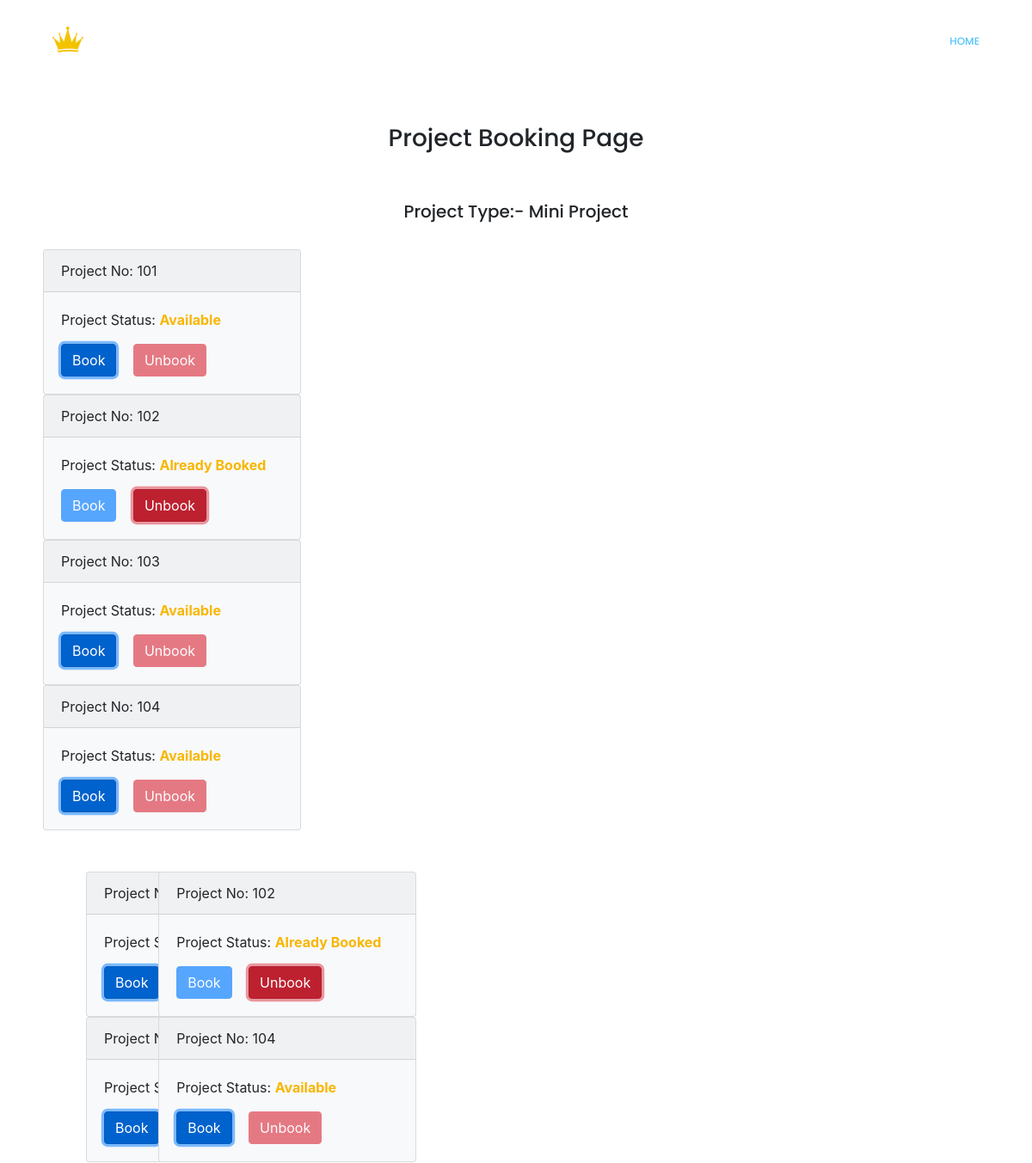
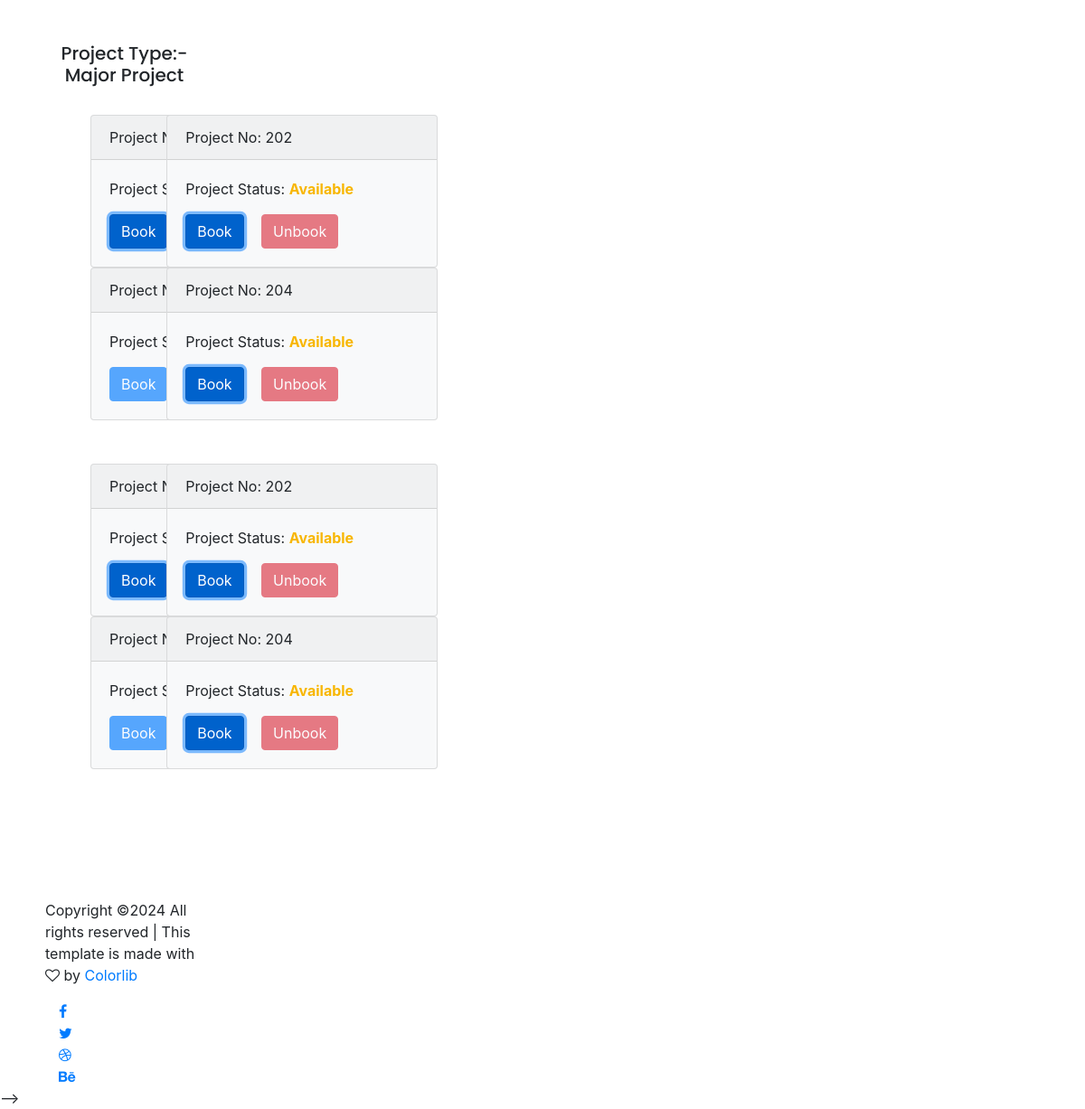
Screenshot of /admin/project.php with the database file from the repository (2 pictures, top to bottom).
### tables this page shows
CREATE TABLE `mini_project` (
  `s_no` int(11) NOT NULL,
  `project_no` int(11) NOT NULL,
  `holder_name` varchar(100) NOT NULL,
  `holder_id` int(11) NOT NULL,
  `holder_mobile` varchar(100) NOT NULL,
  `project_name` varchar(250) NOT NULL,
   
   
   
   
  `status` int(11) NOT NULL
);

CREATE TABLE `major_project` (
  `s_no` int(11) NOT NULL,
  `project_no` int(11) NOT NULL,
  `holder_name` varchar(100) DEFAULT NULL,
  `holder_id` int(11) DEFAULT NULL,
  `holder_mobile` varchar(100) DEFAULT NULL,
  `project_name` varchar(250) DEFAULT NULL,
   
   
   
   
  `status` int(11) NOT NULL
);

### admin/project.php (the view, shortened to what this page needs)
<!doctype html>
<html lang="en">
    <head>
        <link rel="stylesheet" href="../css/bootstrap.css">
        <link rel="stylesheet" href="../vendors/linericon/style.css">
        <link rel="stylesheet" href="../css/font-awesome.min.css">
        <link rel="stylesheet" href="../vendors/owl-carousel/owl.carousel.min.css">
        <link rel="stylesheet" href="../vendors/bootstrap-datepicker/bootstrap-datetimepicker.min.css">
        <link rel="stylesheet" href="../vendors/nice-select/css/nice-select.css">
        <link rel="stylesheet" href="../vendors/owl-carousel/owl.carousel.min.css">
        <link rel="stylesheet" href="../css/style.css">
        <link rel="stylesheet" href="../css/responsive.css">
        <link rel="stylesheet" type="text/css" href="../bootstrap-4.4.1/css/bootstrap.min.css">
    </head>
    <body>
        <header class="header_area">
            <div class="container">
                <nav class="navbar navbar-expand-lg navbar-light">
                    <a class="navbar-brand logo_h" href="index.html"><img src="image/Logo.png" alt=""></a>
                    <div class="collapse navbar-collapse offset" id="navbarSupportedContent">
                        <ul class="nav navbar-nav menu_nav ml-auto">
                            <li class="nav-item active"><a class="nav-link" href="admin_dashboard.php">Home</a></li>
                        </ul>
                    </div>
                </nav>
            </div>
        </header>
        <br><br><br><br><br><br>
       <div class="row">
       	<div class="col-md-12">
       		<center><h3>Project Booking Page</h3></center>
       	</div>
       </div><br><br>
       <center><h5>Project Type:-  Mini Project</h5></center><br>
        <div class="row">
            <?php
                $connection = mysqli_connect("localhost","root","");
                $query = "select * from mini_project";
                $query_run = mysqli_query($connection,$query);
                while($row = mysqli_fetch_assoc($query_run)){
                    ?>
                        <div class="col-md-2" style="margin-left: 50px;">
                        <div class="card bg-light" style="width: 300px">
                        <div class="card-header">Project No: <?php echo $row["project_no"]?></div>
                        <div class="card-body">
                            <p class="card-text">Project Status: <?php if($row["status"]==0){echo "<b>Available</b>";}else{echo "<b>Already Booked</b>";}?></p>
                            <a href="book_project.php?rn=<?php echo $row['project_no'] . "&rt=a";?>" class="btn btn-primary <?php if($row["status"]==0){echo "active";}else{echo "disabled";}?>" role="button" aria-disabled="<?php if($row['status']==0){echo "false";}else{echo "true";}?>">Book</a>
                            <a href="unbook.php?rn=<?php echo $row['project_no'] . "&rt=a";?>" class="btn btn-danger <?php if($row["status"]==0){echo "disabled";}else{echo "active";}?>" role="button" aria-disabled="<?php if($row['status']==0){echo "true";}else{echo "false";}?>">Unbook</a>
                        </div>
                    </div>
                    <?php
                }
            ?>
        </div><br><br>
        <div class="row">
            <?php
                $connection = mysqli_connect("localhost","root","");
                $query = "select * from mini_project";
                $query_run = mysqli_query($connection,$query);
                while($row = mysqli_fetch_assoc($query_run)){
                    ?>
                        <div class="col-md-2" style="margin-left: 50px;">
                        <div class="card bg-light" style="width: 300px">
                        <div class="card-header">Project No: <?php echo $row["project_no"]?></div>
                        <div class="card-body">
                            <p class="card-text">Project Status: <?php if($row["status"]==0){echo "<b>Available</b>";}else{echo "<b>Already Booked</b>";}?></p>
                            <a href="book_project.php?rn=<?php echo $row['project_no'] . "&rt=b";?>" class="btn btn-primary <?php if($row["status"]==0){echo "active";}else{echo "disabled";}?>" role="button" aria-disabled="<?php if($row['status']==0){echo "false";}else{echo "true";}?>">Book</a>
                            <a href="unbook.php?rn=<?php echo $row['project_no']. "&rt=b";?>" class="btn btn-danger <?php if($row["status"]==0){echo "disabled";}else{echo "active";}?>" role="button" aria-disabled="<?php if($row['status']==0){echo "true";}else{echo "false";}?>">Unbook</a>
                        </div>
                    </div>
                    </div>
                    <?php
                }
            ?>
        </div><br><br>
        <center><h5>Project Type:-  Major Project</h5></center><br>
        <div class="row">
            <?php
                $connection = mysqli_connect("localhost","root","");
                $query = "select * from major_project";
                $query_run = mysqli_query($connection,$query);
                while($row = mysqli_fetch_assoc($query_run)){
                    ?>
                        <div class="col-md-2" style="margin-left: 50px;">
                        <div class="card bg-light" style="width: 300px">
                        <div class="card-header">Project No: <?php echo $row["project_no"]?></div>
                        <div class="card-body">
                            <p class="card-text">Project Status: <?php if($row["status"]==0){echo "<b>Available</b>";}else{echo "<b>Already Booked</b>";}?></p>
                            <a href="book_project.php?rn=<?php echo $row['project_no'] . "&rt=c";?>" class="btn btn-primary <?php if($row["status"]==0){echo "active";}else{echo "disabled";}?>" role="button" aria-disabled="<?php if($row['status']==0){echo "false";}else{echo "true";}?>">Book</a>
                            <a href="unbook.php?rn=<?php echo $row['project_no']. "&rt=c";?>" class="btn btn-danger <?php if($row["status"]==0){echo "disabled";}else{echo "active";}?>" role="button" aria-disabled="<?php if($row['status']==0){echo "true";}else{echo "false";}?>">Unbook</a>
                        </div>
                    </div>
                    </div>
                    <?php
                }
            ?>
        </div><br><br>
        <div class="row">
            <?php
                $connection = mysqli_connect("localhost","root","");
                $query = "select * from major_project";
                $query_run = mysqli_query($connection,$query);
                while($row = mysqli_fetch_assoc($query_run)){
                    ?>
                        <div class="col-md-2" style="margin-left: 50px;">
                        <div class="card bg-light" style="width: 300px">
                        <div class="card-header">Project No: <?php echo $row["project_no"]?></div>
                        <div class="card-body">
                            <p class="card-text">Project Status: <?php if($row["status"]==0){echo "<b>Available</b>";}else{echo "<b>Already Booked</b>";}?></p>
                            <a href="book_project.php?rn=<?php echo $row['project_no'] . "&rt=d";?>" class="btn btn-primary <?php if($row["status"]==0){echo "active";}else{echo "disabled";}?>" role="button" aria-disabled="<?php if($row['status']==0){echo "false";}else{echo "true";}?>">Book</a>
                            <a href="unbook.php?rn=<?php echo $row['project_no']. "&rt=d";?>" class="btn btn-danger <?php if($row["status"]==0){echo "disabled";}else{echo "active";}?>" role="button" aria-disabled="<?php if($row['status']==0){echo "true";}else{echo "false";}?>">Unbook</a>
                        </div>
                    </div>
                    </div>
                    <?php
                }
            ?>
        </div>
        <br><br><br><br><br><br>
Copyright &copy;<script>document.write(new Date().getFullYear());</script> All rights reserved | This template is made with <i class="fa fa-heart-o" aria-hidden="true"></i> by <a href="https://colorlib.com" target="_blank">Colorlib</a>
                    <div class="col-lg-4 col-sm-12 footer-social">
                        <a href="#"><i class="fa fa-facebook"></i></a>
                        <a href="#"><i class="fa fa-twitter"></i></a>
                        <a href="#"><i class="fa fa-dribbble"></i></a>
                        <a href="#"><i class="fa fa-behance"></i></a>
                    </div>
                </div>
            </div>
         -->
    </body>
</html>

### css/style.css (style rules this page uses)
a { text-decoration: none; -webkit-transition: all 0.3s ease-in-out; -o-transition: all 0.3s ease-in-out; transition: all 0.3s ease-in-out; }
body { line-height: 24px; font-size: 14px; font-family: "Poppins", sans-serif; font-weight: 300; color: #777777; }
h1, h2, h3, h4, h5, h6 { font-family: "Poppins", sans-serif; font-weight: 600; }
@media (min-width: 1200px) { .container { max-width: 1170px; } }
.header_area { position: absolute; top: 0; left: 0; width: 100%; z-index: 20; }
.navbar { padding: 0px; border: 0px; border-radius: 0px; }
.navbar { background: #fff; padding: 0px 25px; }
.navbar .logo_h { padding-top: 0px; }
.navbar .menu_nav .nav-item .nav-link { font: 500 12px/80px "Poppins", sans-serif; color: #222222; text-transform: uppercase; padding: 0px; }
.navbar .menu_nav .nav-item .nav-link:after { display: none; }
.navbar .menu_nav .nav-item:hover .nav-link, .navbar .menu_nav .nav-item.active .nav-link { color: #52c5fd; }
b, sup, sub, u, del { color: #f8b600; }
h3 { font-size: 24px; }
h5 { font-size: 16px; }
h1, h2, h3, h4, h5, h6 { line-height: 1.5em; }

### admin/project.php (style rules this page uses)
.btn { margin-right: 15px; }

### rows the page displays
mini_project: project_no "101", status "Available"
mini_project: project_no "102", status "Already Booked"
mini_project: project_no "103", status "Available"
mini_project: project_no "104", status "Available"
major_project: project_no "202", status "Available"
major_project: project_no "204", status "Available"
